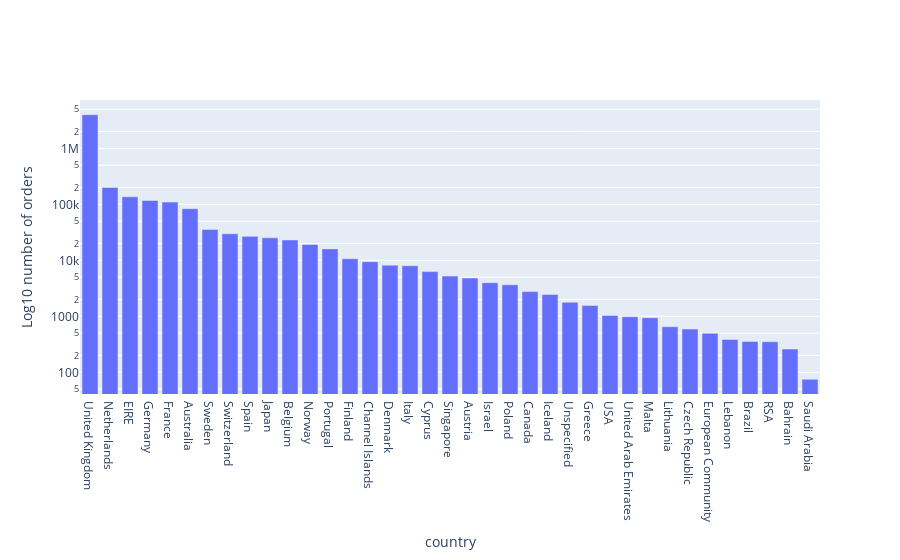

The notebook cell this image was saved under:
### Code cell
grouped  = data.groupby(['Country']).sum()['Quantity'].sort_values(ascending=False)

data_plot = [go.Bar(x=grouped.index, y=grouped.values)]
layout = go.Layout(yaxis={'type':'log', 'autorange':True, 'title':'Log10 number of orders'},xaxis={'title':'country'})
fig = go.Figure(data=data_plot, layout=layout)
iplot(fig)

### Figure 1 — Plotly figure (JSON) as saved in the notebook; plotly's stock layout.template omitted (floating-point values rounded to 4 significant figures)
{"data": [{"type": "bar", "x": ["United Kingdom", "Netherlands", "EIRE", "Germany", "France", "Australia", "Sweden", "Switzerland", "Spain", "Japan", "Belgium", "Norway", "Portugal", "Finland", "Channel Islands", "Denmark", "Italy", "Cyprus", "Singapore", "Austria", "Israel", "Poland", "Canada", "Iceland", "Unspecified", "Greece", "USA", "United Arab Emirates", "Malta", "Lithuania", "Czech Republic", "European Community", "Lebanon", "Brazil", "RSA", "Bahrain", "Saudi Arabia"], "y": [3994870, 200128, 136187, 117341, 109806, 83643, 35632, 29778, 26817, 25218, 23152, 19247, 16017, 10666, 9473, 8188, 7999, 6296, 5234, 4827, 3987, 3653, 2763, 2458, 1785, 1556, 1034, 982, 944, 652, 592, 497, 386, 356, 352, 260, 75]}], "layout": {"xaxis": {"title": {"text": "country"}}, "yaxis": {"autorange": true, "title": {"text": "Log10 number of orders"}, "type": "log"}}}
